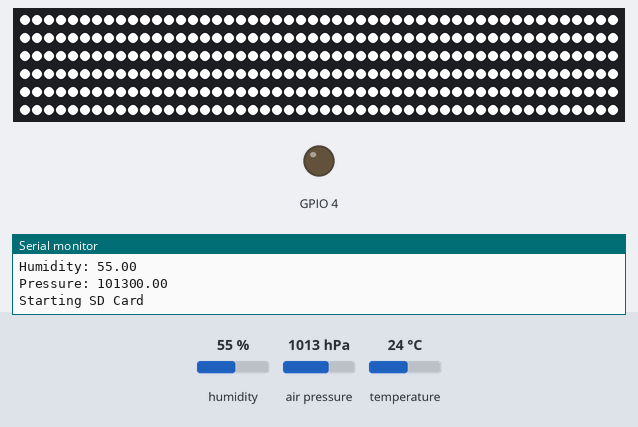
Recording of a sketch running on a simulated ESP32. On the bench: 300 RGB LEDs in strip order, left to right, continuing on the next row, output pins drawn as LEDs (lit = HIGH), the last lines printed to the serial monitor. The test bench sets the inputs (shaded band); at power-on: humidity 55 %, air pressure 1013 hPa, temperature 24 °C. WiFi joins after 1.5 s; servers stay silent unless stated; network time is answered at once with the bench clock; the local clock reads 2024-03-15 10:24:30 at power-on unless the sketch sets it; storage starts empty; EEPROM starts erased; the camera gives no picture.

Above: at 6.3 s.
At 68.4 s:
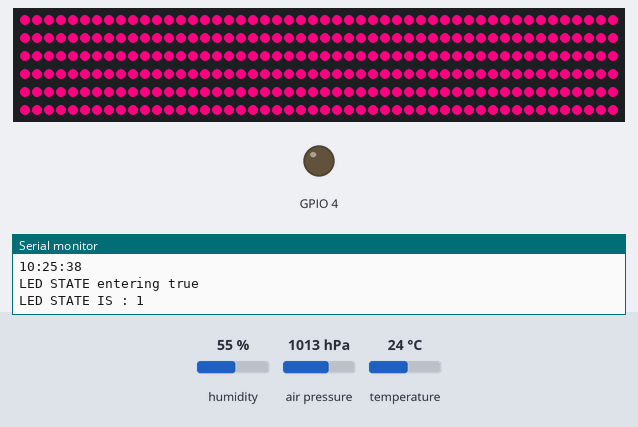

The sketch:

DeepSleepCam.ino
```cpp
#include "esp_camera.h"
#include "esp_timer.h"
#include "img_converters.h"
#include "Arduino.h"
#include "fb_gfx.h"
#include "fd_forward.h"
#include "fr_forward.h"
#include "FS.h"                // SD Card ESP32
#include "SD_MMC.h"            // SD Card ESP32
#include "soc/soc.h"           // Disable brownour problems
#include "soc/rtc_cntl_reg.h"  // Disable brownour problems
#include "driver/rtc_io.h"
#include <EEPROM.h>            // read and write from flash memory
#define EEPROM_SIZE 1          // define the number of bytes you want to access

//#include "dl_lib.h"


#include <Adafruit_BME280.h>
#include <Adafruit_CCS811.h>
#include <Wire.h>
#include <FastLED.h>
#define GPIO_SDA          15
#define GPIO_SCL          14
Adafruit_CCS811 ccs;
Adafruit_BME280 bme;
float temperature;
float humidity;
float pressure;
float co2;

// Pin definition for CAMERA_MODEL_AI_THINKER
#define PWDN_GPIO_NUM     32
#define RESET_GPIO_NUM    -1
#define XCLK_GPIO_NUM      0
#define SIOD_GPIO_NUM     26
#define SIOC_GPIO_NUM     27
#define Y9_GPIO_NUM       35
#define Y8_GPIO_NUM       34
#define Y7_GPIO_NUM       39
#define Y6_GPIO_NUM       36
#define Y5_GPIO_NUM       21
#define Y4_GPIO_NUM       19
#define Y3_GPIO_NUM       18
#define Y2_GPIO_NUM        5
#define VSYNC_GPIO_NUM    25
#define HREF_GPIO_NUM     23
#define PCLK_GPIO_NUM     22
int pictureNumber = 0;
String path;

#include <WiFi.h>
#include <NTPClient.h>
#include <WiFiUdp.h>
String date;
String day;
String times;
int currentTime;
int onTime = 6*3600;//time in seconds to turn on
int offTime = 0;// time in seconds to turn off
bool ledState = true;
WiFiUDP ntpUDP;
NTPClient timeClient(ntpUDP);
RTC_DATA_ATTR int readingID = 0;
const char* ssid        = "PineappleNation";
const char* password    = "whatdoyouthink?";

#define ledPin            16
#define numLeds           300
CRGB leds[numLeds];
int red = 255;
int blue = 128;
int green = 0;


#define uS_TO_S_FACTOR 1000000
void camInit()
{
  camera_config_t config;
  config.ledc_channel = LEDC_CHANNEL_0;
  config.ledc_timer = LEDC_TIMER_0;
  config.pin_d0 = Y2_GPIO_NUM;
  config.pin_d1 = Y3_GPIO_NUM;
  config.pin_d2 = Y4_GPIO_NUM;
  config.pin_d3 = Y5_GPIO_NUM;
  config.pin_d4 = Y6_GPIO_NUM;
  config.pin_d5 = Y7_GPIO_NUM;
  config.pin_d6 = Y8_GPIO_NUM;
  config.pin_d7 = Y9_GPIO_NUM;
  config.pin_xclk = XCLK_GPIO_NUM;
  config.pin_pclk = PCLK_GPIO_NUM;
  config.pin_vsync = VSYNC_GPIO_NUM;
  config.pin_href = HREF_GPIO_NUM;
  config.pin_sscb_sda = SIOD_GPIO_NUM;
  config.pin_sscb_scl = SIOC_GPIO_NUM;
  config.pin_pwdn = PWDN_GPIO_NUM;
  config.pin_reset = RESET_GPIO_NUM;
  config.xclk_freq_hz = 20000000;
  config.pixel_format = PIXFORMAT_JPEG;
  ////////////////////////////////////
  config.frame_size = FRAMESIZE_UXGA; // FRAMESIZE_ + QVGA|CIF|VGA|SVGA|XGA|SXGA|UXGA
  config.jpeg_quality = 10;
  config.fb_count = 2;
  /*
  if(psramFound()){
    config.frame_size = FRAMESIZE_UXGA; // FRAMESIZE_ + QVGA|CIF|VGA|SVGA|XGA|SXGA|UXGA
    config.jpeg_quality = 10;
    config.fb_count = 2;
  } else {
    config.frame_size = FRAMESIZE_SVGA;
    config.jpeg_quality = 12;
    config.fb_count = 1;
  }
*/
  // Init Camera
  esp_err_t err = esp_camera_init(&config);
  delay(200);
  if (err != ESP_OK) {
    Serial.printf("Camera init failed with error 0x%x", err);
    ESP.restart();
  }
}
void sdInit()
{
  Serial.println("Starting SD Card");
  delay(500);
  if(!SD_MMC.begin()){
    Serial.println("SD Card Mount Failed");
    return;
  }

  uint8_t cardType = SD_MMC.cardType();
  if(cardType == CARD_NONE){
    Serial.println("No SD Card attached");
    return;
  }
}
/*
void checkFile()
{
  fs::FS &fs = SD_MMC;
  File file = fs.open("/grow.log");
  if(!file)
  {
    Serial.println("File doens't exist");
    Serial.println("Creating file...");
    writeFile(SD_MMC, "/grow.log", "ImageDir,D TimeStamp,H Humidity,P Pressure,T Temperature \r\n");
  }
  else
  {
    Serial.println("File already exists");
  }
  file.close();
}
void writeFile(fs::FS &fs, const char * path, const char * message)
{
  Serial.printf("Writing file: %s\n", path);
  File file = fs.open(path, FILE_WRITE);
  if(!file) {
    Serial.println("Failed to open file for writing");
    return;
  }
  if(file.print(message)) {
    Serial.println("File written");
  } else {
    Serial.println("Write failed");
  }
  file.close();
}*/
void logSDCard()
{
  String dataMessage = path + ",D" + String(times) + ",H" + String(humidity) + ",P" + String(pressure) + ",T" +
                String(temperature) + "\r\n";
  Serial.print("Save data: ");
  Serial.println(dataMessage);
  appendFile(SD_MMC, "/grow.log", dataMessage.c_str());
  SD_MMC.end();
}
// Append data to the SD card (DON'T MODIFY THIS FUNCTION)
void appendFile(fs::FS &fs, const char * path, const char * message)
{
  Serial.printf("Appending to file: %s\n", path);

  File file = fs.open(path, FILE_APPEND);
  if(!file) {
    Serial.println("Failed to open file for appending");
    return;
  }
  if(file.print(message)) {
    Serial.println("Message appended");
  } else {
    Serial.println("Append failed");
  }
  file.close();
}
void capImage()
{
  flashOn();
  camera_fb_t * fb = NULL;
  // Take Picture with Camera
  fb = esp_camera_fb_get();
  delay(500);
  if(!fb) {
    Serial.println("Camera capture failed");
    ESP.restart();
  }
  // initialize EEPROM with predefined size
  EEPROM.begin(EEPROM_SIZE);
  pictureNumber = EEPROM.read(0) + 1;

  // Path where new picture will be saved in SD Card
  path = String(pictureNumber) +".jpg";

  fs::FS &fs = SD_MMC;
  Serial.printf("Picture file name: %s\n", path.c_str());

  File file = fs.open(path.c_str(), FILE_WRITE);
  if(!file){
    Serial.println("Failed to open file in writing mode");
  }
  else {
    file.write(fb->buf, fb->len); // payload (image), payload length
    Serial.printf("Saved file to path: %s\n", path.c_str());
    EEPROM.write(0, pictureNumber);
    EEPROM.commit();
  }
  file.close();
  esp_camera_fb_return(fb);
  fb = NULL;

  delay(100);
  // Turns off the ESP32-CAM white on-board LED (flash) connected to GPIO 4
  pinMode(4, OUTPUT);
  digitalWrite(4, LOW);
  //logSDCard();
  SD_MMC.end();
  Serial.println("Picture Taken");
  if(ledState)
  {
    growLightOn();
  }
  else
  {
    growLightOff();
  }
}
void capData()
{
//  Wire.begin(GPIO_SDA,GPIO_SCL);
  Wire.begin(15,14);
  if(!bme.begin(0x76))
  {
    Serial.println("BME not found");
  }
  /*
  if(!ccs.begin())
  {
    Serial.println("CCS not found");
  }*/
  temperature = bme.readTemperature();
  humidity = bme.readHumidity();
  pressure = bme.readPressure();
  co2 = ccs.geteCO2();
  Serial.print("Temperature: ");
  Serial.println(temperature);
  Serial.print("Humidity: ");
  Serial.println(humidity);
  Serial.print("Pressure: ");
  Serial.println(pressure);
  /*
  Serial.print("CO2: ");
  Serial.println(co2);
  */
  Wire.endTransmission();
}
void flashOn()
{
  for(int x = 0; x<numLeds; x++)
  {
    leds[x]=CRGB(255,255,255);
  }
  FastLED.show();
  FastLED.clear();
}
void growLightOn()
{
  if(leds[0]!=CRGB(red,green,blue))
  {
    for(int x = 0; x < numLeds; x++)
    {
      leds[x]=CRGB(red,green,blue);
    }
    FastLED.show();
  }
  FastLED.clear();
}
void growLightOff()
{
  FastLED.clear();
  FastLED.show();
}
void startTime()
{
  timeClient.begin();
  timeClient.setTimeOffset(-28800);
}
void updateTime()
{
  while(!timeClient.update())
  {
    timeClient.forceUpdate();
  }
  date = timeClient.getFormattedDate();
  Serial.println(date);
  int splitT = date.indexOf("T");
/*
  day = date.substring(0,splitT);
  Serial.println(day);
*/
  times = date.substring(splitT+1, date.length()-1);
  Serial.println(times);
  currentTime = timeToSeconds(day);
}
void connectWifi()
{
  int attempt = 0;
  Serial.print("Connecting to: ");
  Serial.println(ssid);
  WiFi.begin(ssid,password);
  while((WiFi.status()!=WL_CONNECTED))
{
  Serial.println("connecting");
  delay(5000);
}
  Serial.println("Access Interface Via");
  Serial.println(WiFi.localIP());
}
int timeToSeconds(String inTime)
{
  int hour = inTime.substring(0,2).toInt();
  //Serial.print("hour in seconds: ");
  //Serial.println(hour);
  int minute = inTime.substring(3,5).toInt();
  //Serial.print("minute in seconds: ");
  //Serial.println(minute);
  int second = inTime.substring(6,8).toInt();
  //Serial.print("second in seconds: ");
  //Serial.println(second);
  int tempSeconds = hour*3600 + minute*60 + second;
  //Serial.print("In Seconds: ");
  //Serial.println(tempSeconds);
  return tempSeconds;
}
void checkLightSchedule()
{
  bool tempState = ledState;
  if(currentTime>offTime&&currentTime<onTime)//off time ---- current time ---- on time
  {
    ledState = false;
    Serial.println("LED STATE entering false");
    if(tempState != ledState)
    {
      growLightOff();
    }
  }
  else
  {
    ledState = true;
    Serial.println("LED STATE entering true");
    if(ledState != tempState)
    {
      growLightOn();
    }
  }
  Serial.println("LED STATE IS : " + String(ledState));
}
/*
void readConfig()
{
  fs::FS &fs = SD_MMC;
  String configFile = fs.open("grow.cfg");
  if(configFile)
  {
    Serial.println("grow.cfg");
  }
}*/
void setup()
{
  WRITE_PERI_REG(RTC_CNTL_BROWN_OUT_REG, 0); //disable brownout detector
  Serial.begin(115200);
  Serial.setDebugOutput(true);
  //readConfig();
  //checkFile();
  camInit();
  connectWifi();
  startTime();
  updateTime();
  checkLightSchedule();
  FastLED.addLeds<WS2812, ledPin, GRB>(leds, numLeds);
}

void loop()
{
  capData();
  delay(200);
  sdInit();
  //logSDCard();
  capImage();
  updateTime();
  checkLightSchedule();
  delay(60000);
}
```

Measured:
- what the display in image 0 shows lasts 0.7 s, from 6.3 s to 7.0 s
- what the display in image 1 shows lasts 60.7 s, from 68.4 s to 129.1 s
